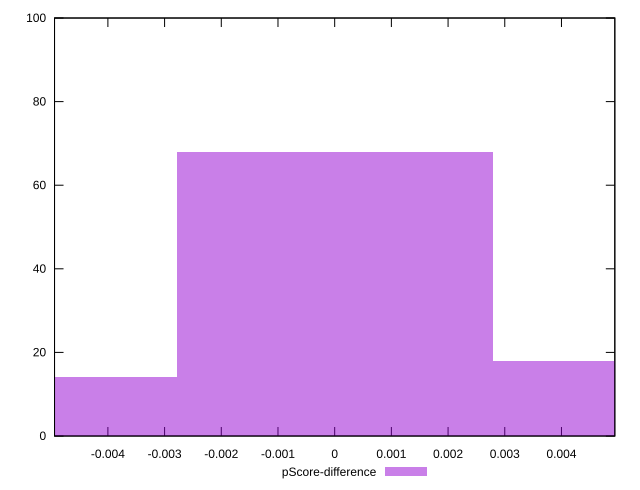

This figure's gnuplot source:
reset

$pScoreDifference <<EOF
0 68
0.005570553724725756 18
-0.005570553724725756 14
EOF

set key outside below
set boxwidth 0.005570553724725756
set xrange [-0.004941176470588227:0.004941176470588227]
set yrange [0:100]
set trange [0:100]
set style fill transparent solid 0.5 noborder
set terminal svg size 640, 490 enhanced background rgb 'white'
set output "reports/report_00027_2021-02-24T12-40-31.850Z/render-blocking-resources/samples/astro/pScore-difference/histogram.svg"

plot $pScoreDifference title "pScore-difference" with boxes

reset
